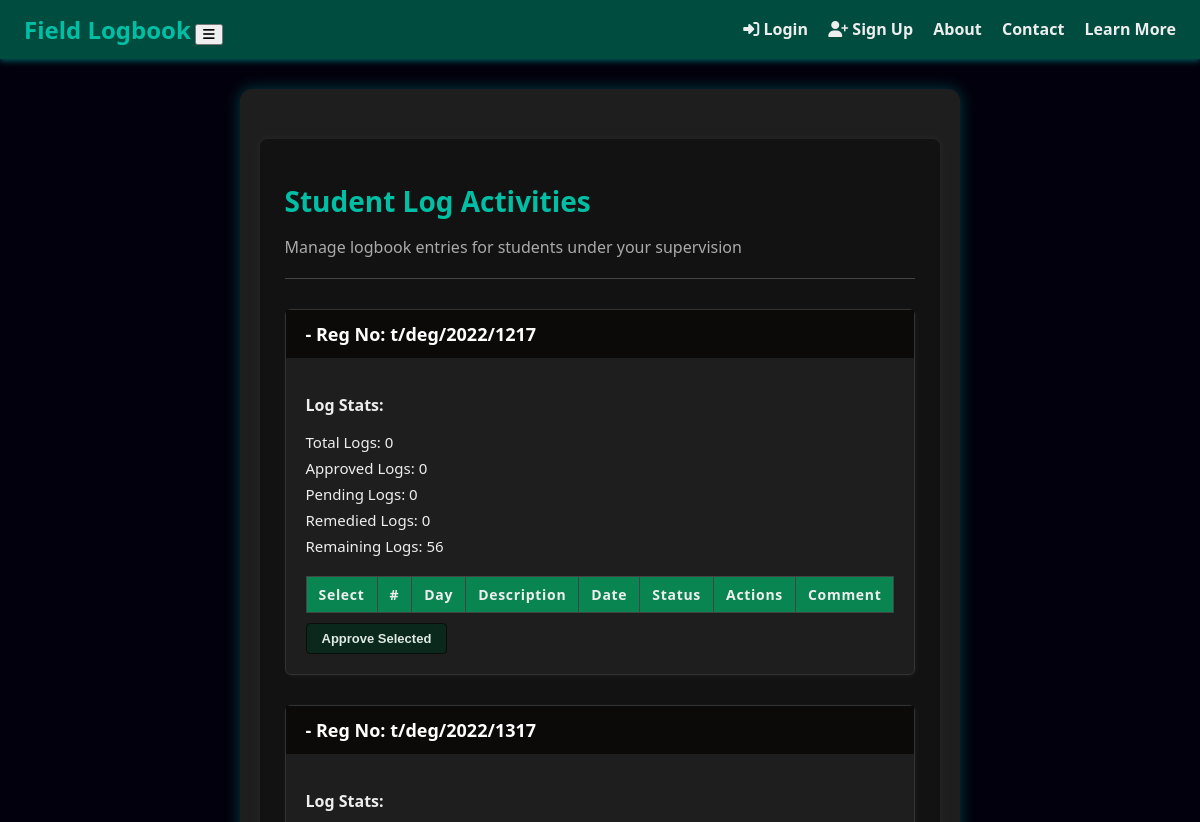
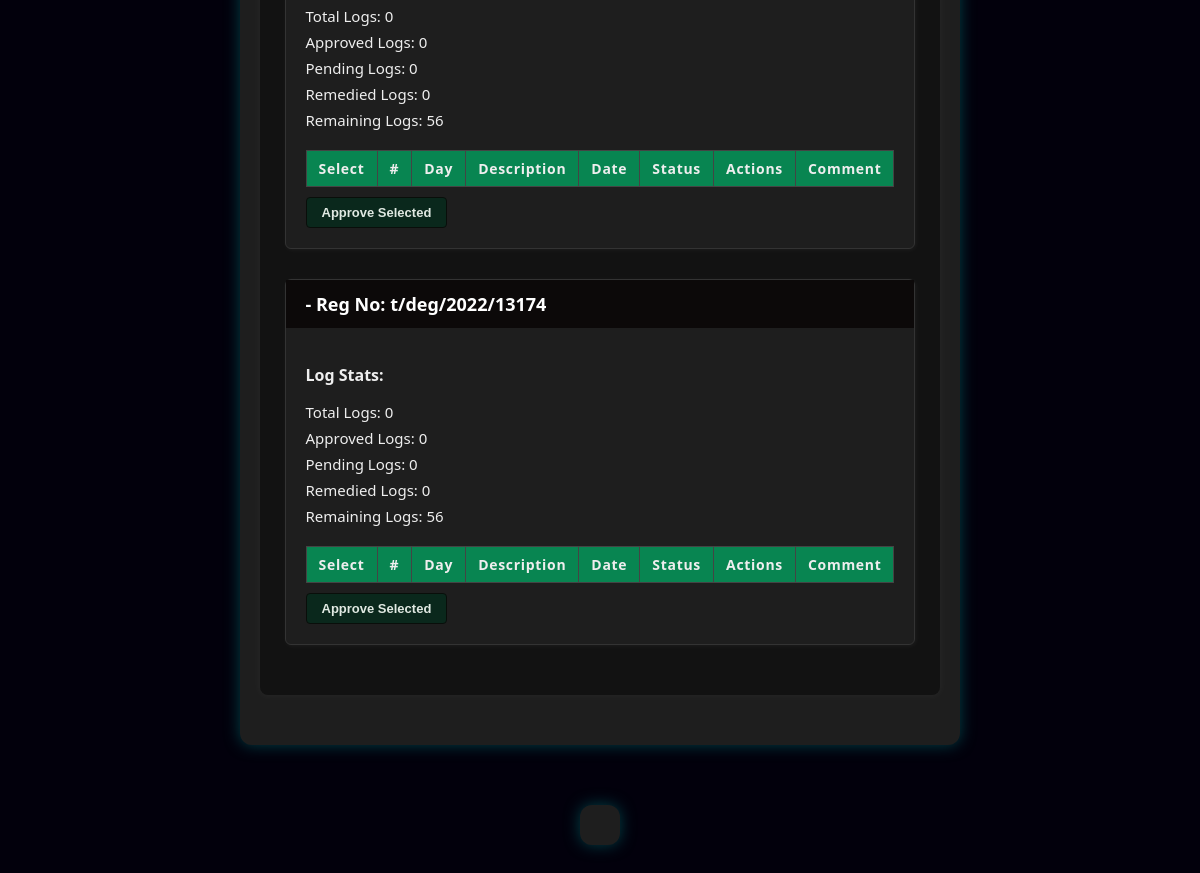
Page /logbook-activity/ (upper part) on the earlier database version (2 pictures, top to bottom).
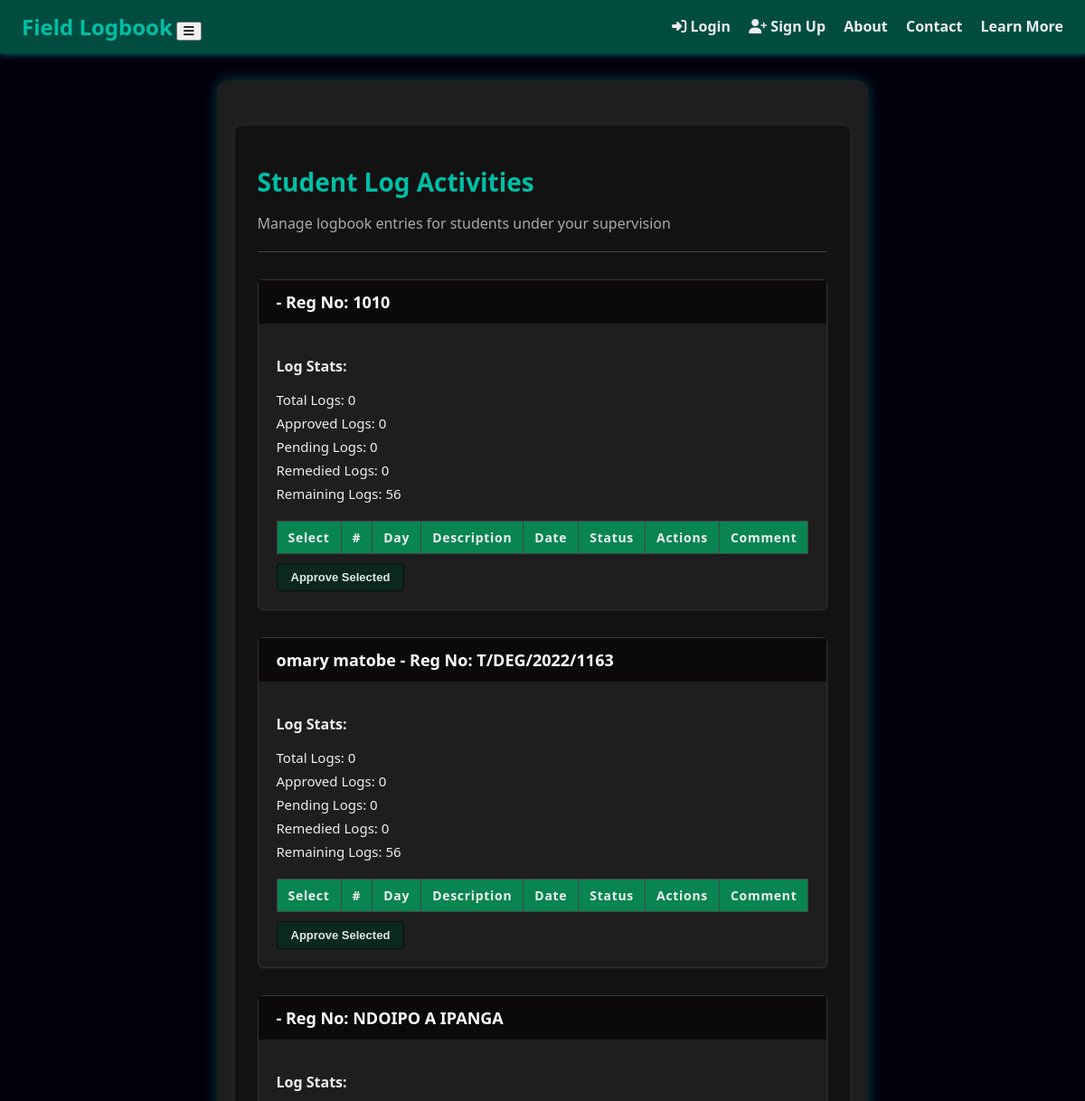
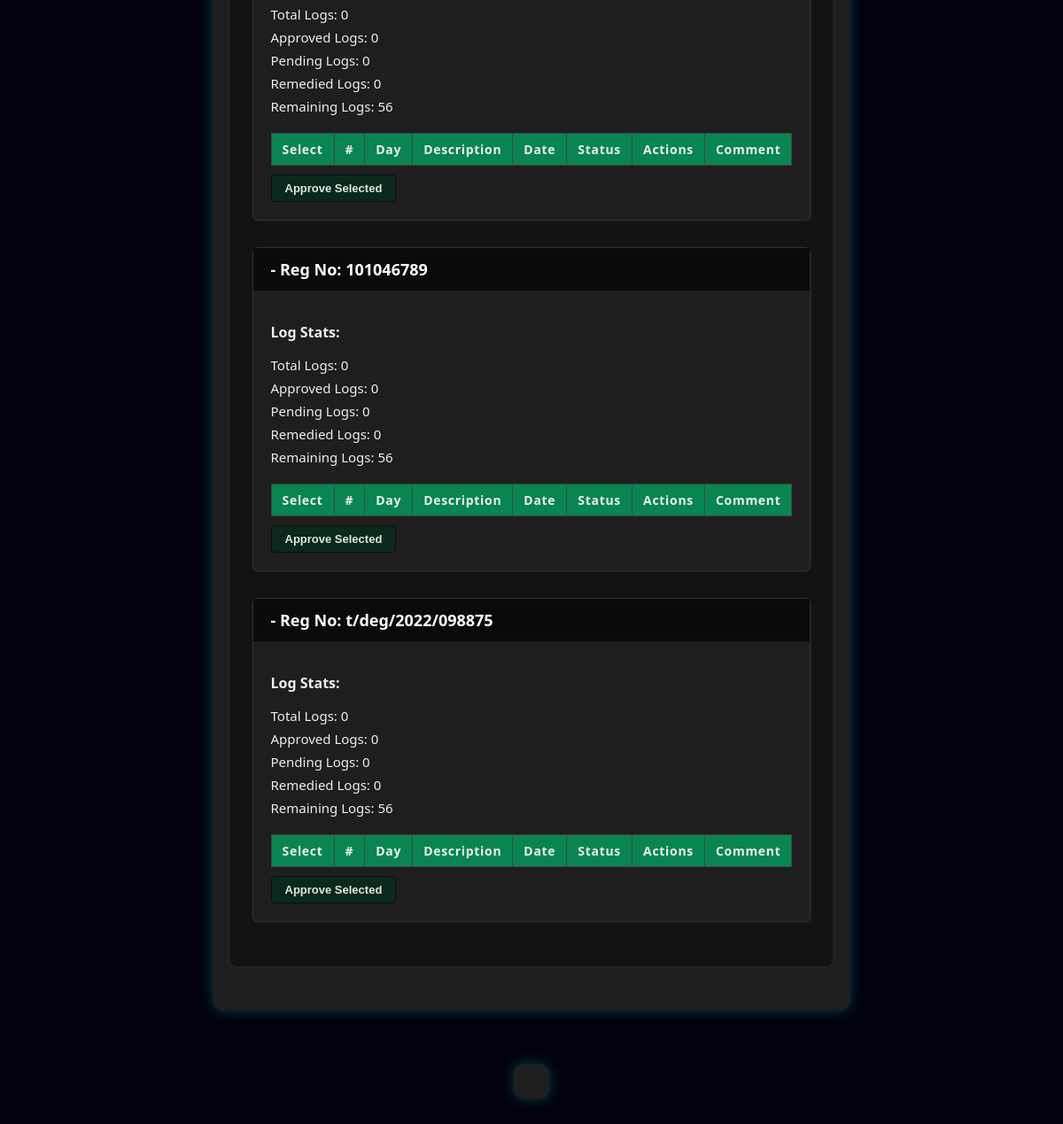
Same page on the later database version (2 pictures, top to bottom).
### users/models.py (models this page shows, shortened)
class StudentProfile(models.Model):
    user = models.OneToOneField(
        CustomUser,
        on_delete=models.CASCADE,
        related_name='student_profile'
    )
    registration_number = models.CharField(max_length=50, unique=True)
    course = models.ForeignKey(
        Course,
        on_delete=models.SET_NULL,
        null=True,
        blank=True
    )
    year_of_study = models.PositiveSmallIntegerField()
    phone_number = models.CharField(max_length=15, blank=True, null=True)
    profile_picture = models.ImageField(upload_to='profile_pics/', blank=True, null=True)
    institution_name = models.CharField(max_length=100, blank=True, null=True)
    department = models.ForeignKey(
        Department,
        on_delete=models.SET_NULL,
        null=True,
        blank=True
    )
    gender = models.CharField(
        max_length=10,
        choices=[('Male', 'Male'), ('Female', 'Female')],
        blank=True
    )
    date_of_birth = models.DateField(blank=True, null=True)
    address = models.TextField(blank=True, null=True)
    general_report = models.FileField(upload_to='reports/general/', blank=True, null=True)
    technical_report = models.FileField(upload_to='reports/technical/', blank=True, null=True)
    marks = models.FloatField(blank=True, null=True)
    supervisor_onstation = models.ForeignKey(
        OnStationSupervisor,
        on_delete=models.SET_NULL,
        null=True,
        blank=True,
        related_name='onstation_students'
    )
    supervisor_oncampus = models.ForeignKey(
        OnCampusSupervisor,
        on_delete=models.SET_NULL,
        null=True,
        blank=True,
        related_name='oncampus_students'
    )

class CustomUser(AbstractUser):
    ROLE_CHOICES = [
        ('student', 'Student'),
        ('onstation', 'On-Station Supervisor'),
        ('oncampus', 'On-Campus Supervisor'),
        ('admin', 'Admin'),
    ]
    role = models.CharField(max_length=20, choices=ROLE_CHOICES)
    phone_number = models.CharField(max_length=20, blank=True, null=True)
    department = models.ForeignKey(
        Department,
        on_delete=models.SET_NULL,
        null=True,
        blank=True,
        related_name='users'
    )
    profile_picture = models.ImageField(upload_to='profile_pics/', blank=True, null=True)

### users/views.py (the view)
# urls.py: path('logbook-activity/', views.logbook_activity, name='logbook_activity'),
def logbook_activity(request):
    students = StudentProfile.objects.select_related('user').prefetch_related('log_entries')
    for student in students:
        logs_qs = student.log_entries.all()
        student.total_logs = logs_qs.count()
        student.approved_logs = logs_qs.filter(status='approved').count()
        student.pending_logs = logs_qs.filter(status='pending').count()
        student.remedied_logs = logs_qs.filter(status='rejected').count()
        student.remaining_logs = max(0, 56 - student.total_logs)  # assuming 56 expected logs
    context = {
        'students': students,
    }
    return render(request, 'users/logbook_activity.html', context)

### users/templates/users/logbook_activity.html (shortened to what this page needs)
{% extends "base.html" %}
{% load static %}
{% block content %}
<div class="container">
    <h2 class="section-title">Student Log Activities</h2>
    <p class="subtitle">Manage logbook entries for students under your supervision</p>
    <hr>
    {% for student in students %}
    <div class="card">
        <div class="card-header">
            <strong>{{ student.user.first_name }} {{ student.user.last_name }}</strong> - Reg No: {{ student.registration_number }}
        </div>
        <div class="card-body">
            <p><strong>Log Stats:</strong></p>
            <ul>
                <li>Total Logs: {{ student.total_logs }}</li>
                <li>Approved Logs: {{ student.approved_logs }}</li>
                <li>Pending Logs: {{ student.pending_logs }}</li>
                <li>Remedied Logs: {{ student.remedied_logs }}</li>
                <li>Remaining Logs: {{ student.remaining_logs }}</li>
            </ul>
            <form method="post" action="{% url 'users:bulk_approve_logs' student.user.id %}">
                <table class="styled-table">
                    <thead>
                        <tr>
                            <th>Select</th>
                            <th>#</th>
                            <th>Day</th>
                            <th>Description</th>
                            <th>Date</th>
                            <th>Status</th>
                            <th>Actions</th>
                            <th>Comment</th>
                        </tr>
                    </thead>
                </table>
                <button type="submit" class="btn btn-outline-success">Approve Selected</button>
            </form>
        </div>
    </div>
    {% endfor %}
</div>
{% endblock %}

Differences in the rows shown:
changed StudentProfile (number 1 of 5 on the later page): registration_number "t/deg/2022/1217" → "1010"
changed StudentProfile: user.first_name (not shown) → "omary"; user.last_name (not shown) → "matobe"; registration_number "t/deg/2022/1317" → "T/DEG/2022/1163"
changed StudentProfile: registration_number "t/deg/2022/13174" → "NDOIPO A IPANGA"
added StudentProfile: registration_number "101046789", total_logs "0", approved_logs "0", pending_logs "0", remedied_logs "0", remaining_logs "56"
added StudentProfile: registration_number "t/deg/2022/098875", total_logs "0", approved_logs "0", pending_logs "0", remedied_logs "0", remaining_logs "56"
